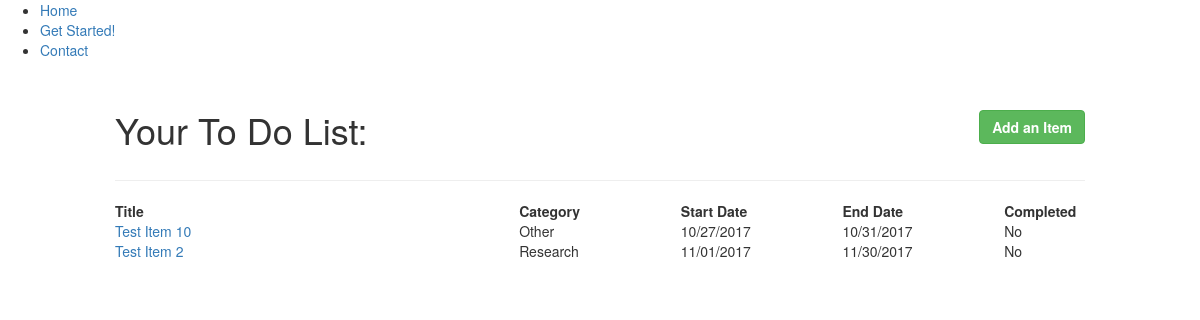
The page /checklist/ on the database as committed earlier.
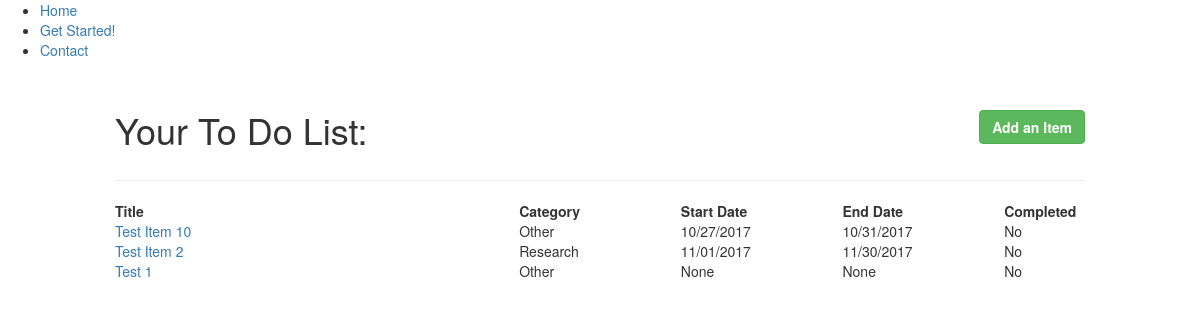
The same page on the database as committed later.
### checklist/models.py (models this page shows, shortened)
class Checklist(models.Model):
    date_created = models.DateTimeField(auto_now_add=True)
    title = models.CharField(max_length=255)
    start_date = models.DateField(null=True, blank=True)
    end_date = models.DateField(null=True, blank=True)
    description = models.TextField(null=True, blank=True)
    category = models.ForeignKey(Category)
    completed = models.BooleanField(default=False)
    def get_absolute_url(self):
        return reverse('checklist:detail', kwargs={'pk': self.pk})

class Category(models.Model):
    type = models.CharField(max_length=255)
    def __str__(self):
        return self.type

### checklist/views.py (the view)
class ChecklistListView(ListView):
    context_object_name = 'checklist'
    model = Checklist
    def get_context_data(self, **kwargs):
        context = super(ChecklistListView, self).get_context_data(**kwargs)
        context['checklistlist'] = []
        for each in context['checklist']:
            context['checklistlist'].append({'url': each.get_absolute_url(), 'text': each})
        return context

### checklist/templates/checklist/checklist_list.html (shortened to what this page needs)
{% extends 'layout.html' %}
{% block content %}
<div class="container">
	<div class='page-header'>
  		<div class='btn-toolbar pull-right'>
    		<div class='btn-group'>
      			<div class='btn btn-success'><a href="{% url 'checklist:create' %}" class="btn-add">Add an Item</a></div>
    		</div>
  		</div>
  		<h1 class="hide-mobile">Your To Do List:</h1>
	</div>
<div class="row">
		<div class="col-xs-6 col-sm-5 table-headers">Title</div>
		<div class="col-xs-3 col-sm-2 table-headers">Category</div>
    	<div class="hidden-xs col-sm-2 table-headers">Start Date</div>
    	<div class="col-xs-3 col-sm-2 table-headers">End Date</div>
		<div class="hidden-xs col-sm-1 table-headers">Completed</div>
</div>
	{% for item in checklist %}
		<div class=row">
    		<div class="col-xs-6 col-sm-5 no-padding"><a href="{{ item.url }}">{{ item.title }}</a></div>
			<div class="col-xs-3 col-sm-2 no-padding">{{ item.category }}</div>
			<div class="hidden-xs col-sm-2 no-padding">
				{% if item.start_date %}
					{{ item.start_date|date:"m/d/Y" }}
				{% else %}
					{{ item.start_date }}
				{% endif %}
			</div>
    		<div class="col-xs-3 col-sm-2 no-padding">
				{% if item.end_date %}
					{{ item.end_date|date:"m/d/Y" }}
				{% else %}
					{{ item.end_date }}
				{% endif %}
			</div>
			<div class="hidden-xs col-sm-1 no-padding">{% if item.completed %}Yes{% else %}No{% endif %}</div>
  		</div>
	{% endfor %}
</div>
{% endblock %}

Rows that differ between the two databases and show on the page:
added Checklist: title "Test 1", category "Other", start_date "None", end_date "None", completed "No"
